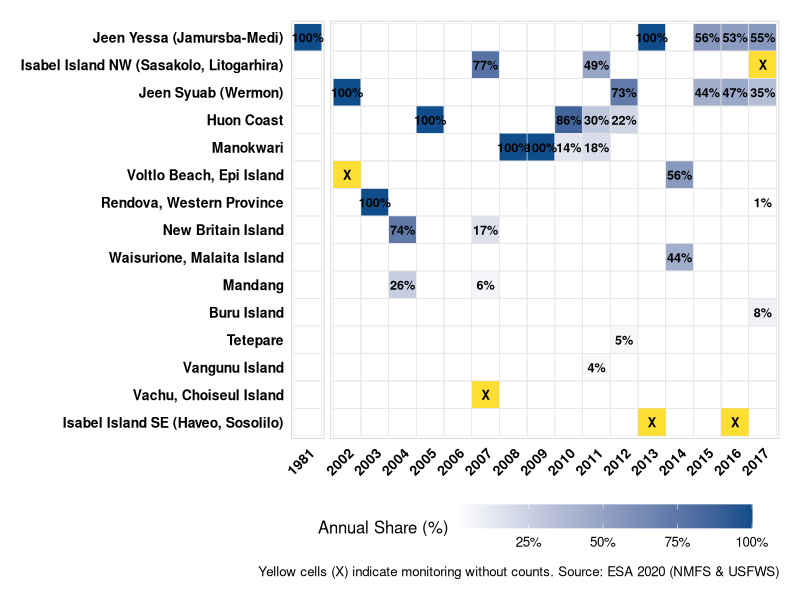
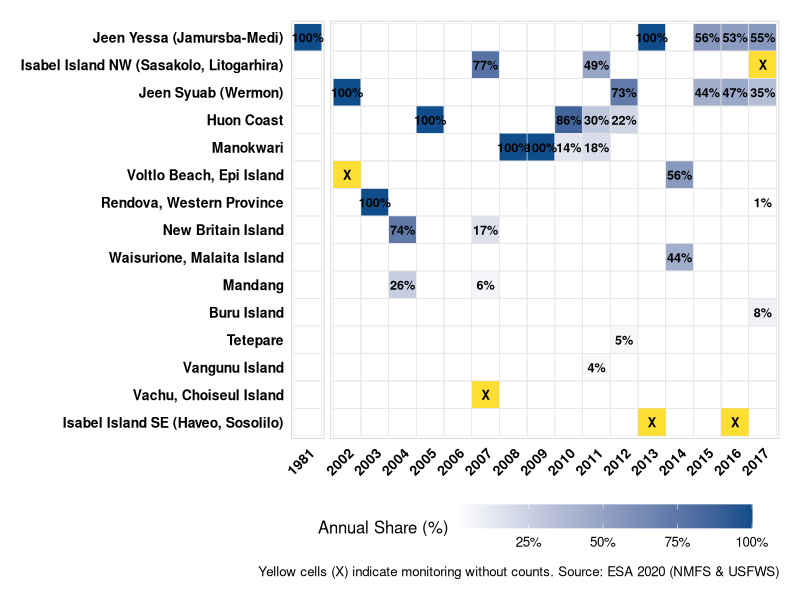

Generate these figures, in order, with R:
#@@@@@@@@@@@@@@@@@@@@@@@@@@@@@@@@@@@@@@@@@@@@@@@@@@@@@@@@@@@@@@@@@@
#   ESA 2020 (NMFS and USFWS, 2020) 
#   Leatherback nesting over time, proportion each beach represents
#   Anna Ortega 
#@@@@@@@@@@@@@@@@@@@@@@@@@@@@@@@@@@@@@@@@@@@@@@@@@@@@@@@@@@@@@@@@@@

# Set your working directory
setwd("C:/Users/anna.ortega/Desktop/PopAsst_RR")

library(tidyverse)
library(scales)

# 1. Load and Reshape
df <- read_csv("Dc_ESA_nestdat.csv")

df_long <- df %>%
  pivot_longer(
    cols = -Site, 
    names_to = "Year", 
    values_to = "Nests_raw",
    values_transform = list(Nests_raw = as.character)
  ) %>%
  mutate(
    Year = as.numeric(Year),
    Status = case_when(
      toupper(Nests_raw) == "X" ~ "Monitored (No Count)",
      !is.na(as.numeric(Nests_raw)) ~ "Count Recorded",
      TRUE ~ "No Data"
    ),
    Nests = as.numeric(Nests_raw)
  ) %>%
  filter(!is.na(Year), !is.na(Site))

# 2. Quantify Proportions
df_proportions <- df_long %>%
  group_by(Year) %>%
  mutate(Yearly_Total = sum(Nests, na.rm = TRUE)) %>%
  ungroup() %>%
  mutate(
    Proportion = ifelse(Status == "Count Recorded" & Yearly_Total > 0, 
                        Nests / Yearly_Total, NA)
  )

# 3. Final Prep & REORDERING
df_final <- df_proportions %>%
  filter(Year == 1981 | Year >= 2002) %>%
  group_by(Site) %>%
  # Keep only sites that appear in our selected years
  filter(any(!is.na(Nests) | Status == "Monitored (No Count)")) %>%
  ungroup() %>%
  mutate(Site = factor(Site)) %>% # Reset factor levels
  group_by(Site) %>%
  # Calculate mean specifically for the years we are plotting
  mutate(avg_prop = mean(Proportion, na.rm = TRUE)) %>%
  ungroup() %>%
  mutate(avg_prop = replace_na(avg_prop, 0)) %>%
  # Rank: highest average proportion at the top
  mutate(Site = fct_reorder(Site, avg_prop)) %>% 
  mutate(
    Era = factor(ifelse(Year == 1981, "Past", "Modern"), levels = c("Past", "Modern")),
    Year_fact = factor(Year),
    label_text = case_when(
      Status == "Monitored (No Count)" ~ "X",
      !is.na(Proportion) & Proportion > 0 ~ percent(Proportion, accuracy = 1),
      TRUE ~ ""
    )
  )

# 4. Create the Visualization
p <- ggplot(df_final, aes(x = Year_fact, y = Site)) +
  # Background tiles
  geom_tile(fill = "white", color = "grey95", size = 0.1) +
  # Proportion tiles
  geom_tile(aes(fill = Proportion), color = "grey90", size = 0.2) +
  # Effort 'X' tiles
  geom_tile(data = filter(df_final, Status == "Monitored (No Count)"), 
            fill = "#FFD700", alpha = 0.8, color = "grey90") +
  # CELL LABELS (Increased size for readability)
  geom_text(aes(label = label_text), size = 3.2, fontface = "bold", 
            color = "black", family = "sans") +
  # Color Scale
  scale_fill_gradient(
    low = "white", 
    high = "dodgerblue4", 
    labels = percent_format(), 
    na.value = "transparent"
  ) +
  facet_grid(. ~ Era, scales = "free_x", space = "free_x") +
  theme_minimal(base_size = 12) + # Higher base size makes everything larger
  theme(
    text = element_text(family = "sans", color = "black"),
    axis.text = element_text(color = "black", face = "bold"),
    axis.text.x = element_text(angle = 45, hjust = 1, size = 10),
    axis.text.y = element_text(size = 10),
    
    # Grid and Layout
    panel.grid = element_blank(),
    panel.spacing = unit(0.3, "lines"),
    strip.text = element_blank(),
    axis.title = element_blank(),
    panel.border = element_rect(color = "grey80", fill = NA, size = 0.5),
    
    # Legend at the bottom saves vertical space
    legend.position = "bottom",
    legend.key.width = unit(1.5, "cm"),
    plot.title = element_text(face = "bold", size = 14),
    plot.margin = margin(15, 15, 15, 15)
  ) +
  labs(
    fill = "Annual Share (%)",
    caption = "Yellow cells (X) indicate monitoring without counts. Source: ESA 2020 (NMFS & USFWS)"
  )

# 5. Display and Export
print(p)

# Save with large dimensions to ensure the text isn't cramped
ggsave("Leatherback_Nesting_Heatmap.png", p, 
       width = 16, height = 10, dpi = 300, bg = "white")
